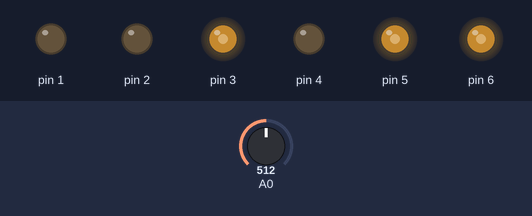
A sketch run on a simulated Arduino Uno, built with avr-gcc and run on an emulated ATmega328P. Parts: output pins drawn as LEDs (lit = HIGH). The inputs (shaded band) are chosen by the test bench; at power-on: A0 = 512.

Above: at 1.2 s.
1.3 s: A0 set to 527
At 2.9 s:
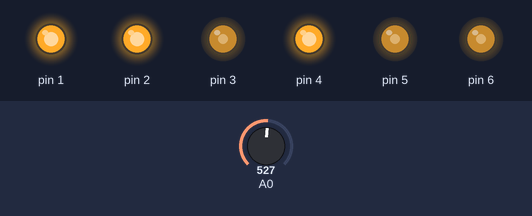
4.3 s: A0 set to 900
At 5.6 s:
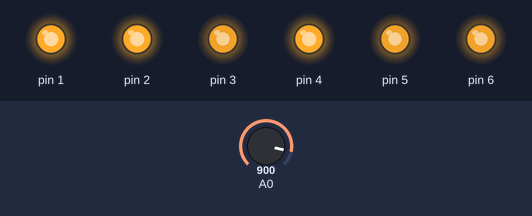
6.2 s: A0 set to 716
At 7.0 s:
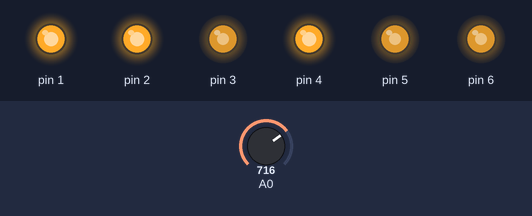
7.7 s: A0 set to 511
At 8.4 s:
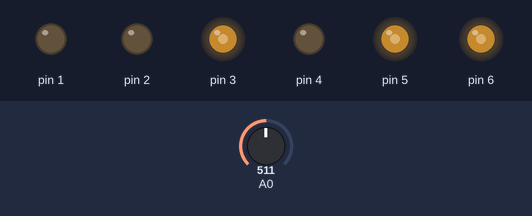
10.7 s: A0 set to 122
At 12.2 s:
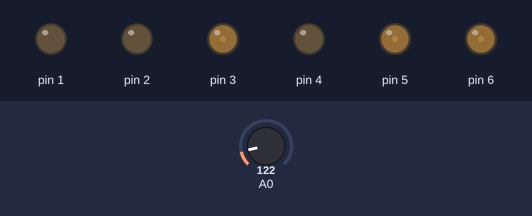
Timing chart, 0 to 13.3 s (numbered marks = the images above; inputs shaded):
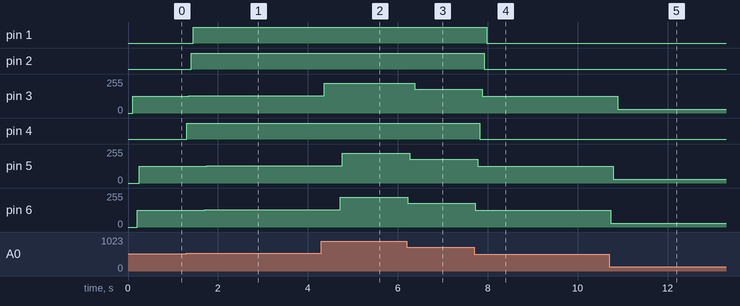

Measured:
- the behaviour switches between 513 and 514 on A0 (found by bisection; images 0 and 1)
- after the input at 1.3 s, pin 1: LOW → HIGH after 0.16 s; pin 2: LOW → HIGH after 0.11 s; pin 3: 127/255 → 131/255 after 0.05 s; pin 4: LOW → HIGH at once; pin 5: 127/255 → 131/255 after 0.46 s
- after the input at 4.3 s, pin 3: 131/255 → 224/255 after 0.07 s; pin 5: 131/255 → 224/255 after 0.47 s; pin 6: 131/255 → 224/255 after 0.42 s
- after the input at 6.2 s, pin 3: 224/255 → 178/255 after 0.17 s; pin 5: 224/255 → 178/255 after 0.07 s; pin 6: 224/255 → 178/255 at once
- after the input at 7.7 s, pin 1: HIGH → LOW after 0.28 s; pin 2: HIGH → LOW after 0.23 s; pin 3: 178/255 → 127/255 after 0.18 s; pin 4: HIGH → LOW after 0.13 s; pin 5: 178/255 → 127/255 after 0.08 s
- after the input at 10.7 s, pin 3: 127/255 → 30/255 after 0.19 s; pin 5: 127/255 → 30/255 after 0.09 s; pin 6: 127/255 → 30/255 at once

The sketch:

light_meter.ino
```cpp
int timer = 50;
int analogCONTROLLER;


void setup()
{
  for(int thisPin = 1; thisPin < 5; thisPin++){
  	pinMode(thisPin,OUTPUT);
  }
}

void loop()
{

  for (int thisPin = 1; thisPin<5;thisPin++){
    analogCONTROLLER= analogRead(A0);
  analogWrite(thisPin,map(analogCONTROLLER,0,1023,0,255));
  //igitalWrite(thisPin,HIGH);
    delay(timer);

    //gitalWrite(thisPin,LOW);
  }
  for (int thisPin = 6; thisPin>=1;thisPin--){
     analogCONTROLLER= analogRead(A0);
  analogWrite(thisPin,map(analogCONTROLLER,0,1023,0,255));
 //digitalWrite(thisPin,HIGH);
    delay(timer);

  //digitalWrite(thisPin,LOW);
  }
}
```
